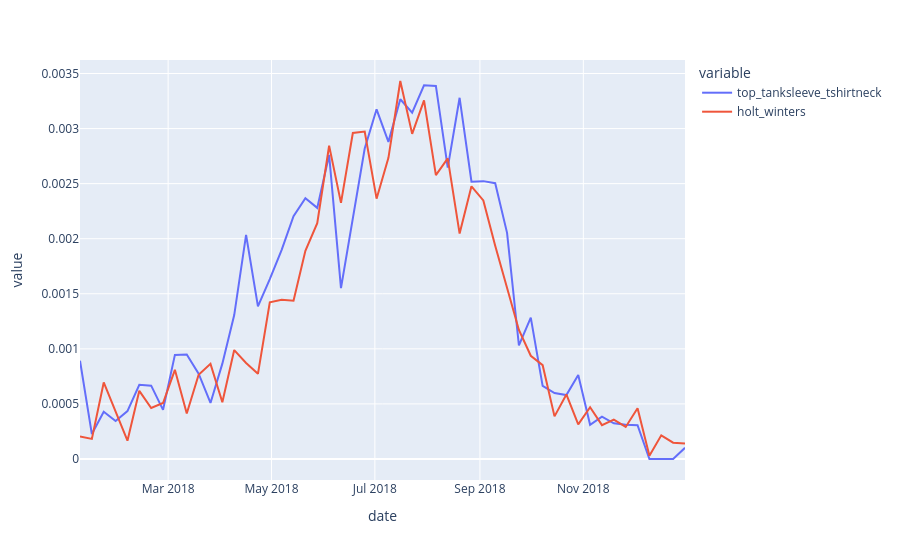

Notebook cell for this chart:
### Code cell
df_test["holt_winters"] = exp_smoothing_preds

fig = px.line(df_test, x="date", y=['top_tanksleeve_tshirtneck', "holt_winters"])
fig.show()
